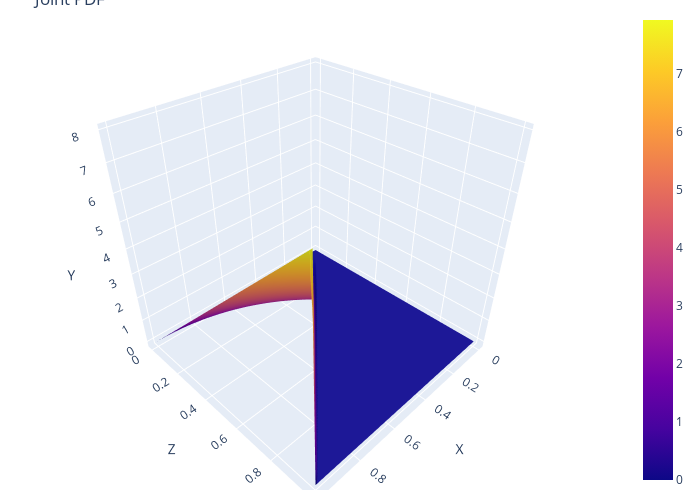

Notebook code for this chart:
### Markdown cell above
### 1)
Our function, to be a legit joint pdf, has to satisfy two requirements:
- the pdf is always positive: this is always true since the support of both x and z is stricly positive
- the pdf integrates to one

$$ \int_{0}^{1}\int_{0}^{x}8 \cdot (x \cdot z) \quad dz\ dx = \int_{0}^{1}8 \cdot (x) \cdot \frac{z^2}{2}\Big|_{0}^{x} \; dx = \int_{0}^{1} 4 \cdot (x^3) \ dx = 4 \cdot \frac{x^4}{4}\Big|_{0}^{1} = 1 - 0 = 1
$$

### Code cell
import numpy as np
import matplotlib.pyplot as plt
import plotly.graph_objects as go

# function definition
def fxz(X,Y):
    Z = []
    for x in range(len(X)):
        Z.append([])
        for y in range(len(X[0])):
            if X[x][y] > Y[x][y]:
                Z[-1].append(8*X[x][y]*Y[x][y])
            else:
                # we check the bounds
                Z[-1].append(0)
    return Z
          
# Grid for plotting in the search space
x = np.linspace(0, 1,100)
z = np.linspace(0, 1,100)
X, Z = np.meshgrid(x, z)
Y = fxz(X,Z)


# plotting layout
fig = go.Figure(data=[go.Surface(x=X, y=Z, z = Y)])
fig.update_layout(title='Joint PDF', autosize=False,
                  width=500, height=500,
                  margin=dict(l=65, r=50, b=65, t=90))

fig.update_layout(scene = dict(
                    xaxis_title='X',
                    yaxis_title='Z',
                    zaxis_title='Y'),
                    width=700,
                    margin=dict(r=20, b=10, l=10, t=10))

fig.show()

### Figure 1 — Plotly figure (JSON) as saved in the notebook; plotly's stock layout.template omitted (floating-point values rounded to 4 significant figures; data arrays with more than 128 entries replaced by an {"elided": "..."} marker saying what was removed)
{"data": [{"type": "surface", "x": {"elided": "100x100 float values"}, "y": {"elided": "100x100 float values"}, "z": {"elided": "100x100 float values"}}], "layout": {"autosize": false, "height": 500, "margin": {"b": 10, "l": 10, "r": 20, "t": 10}, "scene": {"xaxis": {"title": {"text": "X"}}, "yaxis": {"title": {"text": "Z"}}, "zaxis": {"title": {"text": "Y"}}}, "title": {"text": "Joint PDF"}, "width": 700}}
